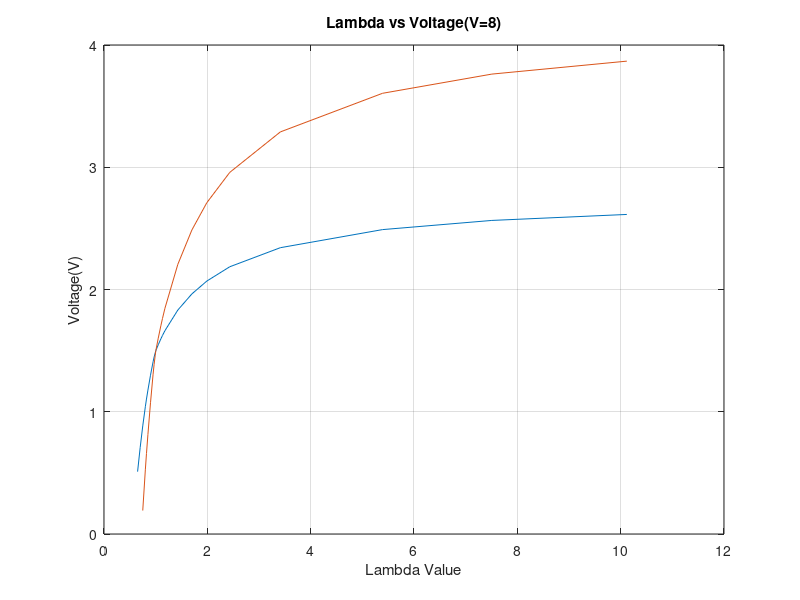
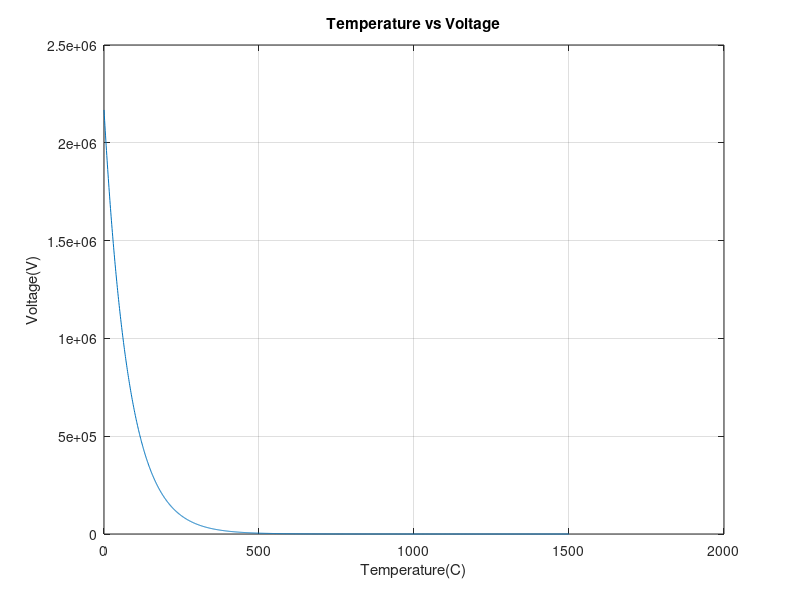

Recreate these plots in MATLAB, in order.
lambdavalues = [0.65, 0.7, 0.75, 0.8, 0.822, 0.85, 0.9, 0.95, 0.97, 0.99, 1.003, 1.01, 1.05, 1.1, 1.132, 1.179, 1.429, 1.701, 1.99, 2.434, 3.413, 5.391, 7.506, 10.119];
ip = [-2, -1.602, -1.243, -0.927, -0.8, -0.652, -0.405, -0.183, -0.106, -0.040, 0, 0.015, 0.097, 0.193, 0.25, 0.329, 0.671, 0.938, 1.15, 1.385, 1.7, 2, 2.15, 2.25];
v8 = [0.51, 0.707, 0.884, 1.041, 1.104, 1.177, 1.299, 1.409, 1.448, 1.48, 1.5, 1.507, 1.548, 1.596, 1.624, 1.663, 1.832, 1.964, 2.069, 2.186, 2.342, 2.49, 2.565, 2.614];
v17 = [nan, nan, 0.192, 0.525, 0.658, 0.814, 1.074, 1.307, 1.388, 1.458, 1.5, 1.515, 1.602, 1.703, 1.763, 1.846, 2.206, 2.487, 2.71, 2.958, 3.289, 3.605, 3.762, 3.868];

figure(1);
plot(lambdavalues, v8, lambdavalues, v17);
title("Lambda vs Voltage(V=8)");
xlabel("Lambda Value");
ylabel("Voltage(V)");
grid on;

a = [300,550,265,155,97,70,58,1000];
b = [780,700,800,900,1000,1100,1200,630];

Temp = 0:1:1500;

Ri = 2.166e6.*exp(-0.01263.*Temp)+1964.*exp(-0.003016.*Temp);



figure(2);
plot(Temp, Ri);
title("Temperature vs Voltage");
xlabel("Temperature(C)");
ylabel("Voltage(V)");
grid on;

VIN = round(linspace(0,5000,4096));
v8Lambda = round((771.1.*(VIN/1000).^2+-2601.*(VIN/1000)+7566)./((VIN/1000).^3+209.4.*(VIN/1000).^2+-5040.*(VIN/1000)+1.232e4)*1000);
v17Lambda = round((420.2.*(VIN/1000).^2+1215.*(VIN/1000)+6352)./((VIN/1000).^3+-878.3.*(VIN/1000).^2+1651.*(VIN/1000)+8411)*1000);
Ri = (VIN/1000-5/17)/(15.5*158e-6);
temp = round((0.03832.*Ri.^4+395.6.*Ri.^3+7.706e5.*Ri.^2+6.114e7.*Ri+-1.467e9)./(Ri.^3+967.9.*Ri.^2+3.953e4.*Ri+-1.774e6));
